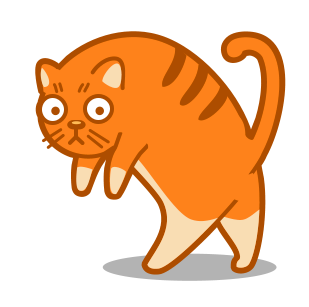
#> input picture cat.png, 309 x 307 px, found by its file name
$ jupyter execute workshop_ai_informatica.ipynb   (shell and % lines are left out)
#> lines starting #> are read from the running program, lines starting #| are printed output that depends on the picture
# 🏥 AI-Doctor Workshop - Kun jij een computer leren om een aponeurose te herkennen?

Welkom bij deze workshop over kunstmatige intelligentie! We gaan een computer leren om röntgenfoto's van tanden te bekijken en te bepalen of iemand een aponeurose heeft gehad of niet.

## 🚀 Hoe werkt dit?

Dit bestand is een *Jupyter Notebook*: een soort digitaal werkboek waar tekst (zoals dit) en programmeercode door elkaar staan. Je kunt de grijze vakjes met code laten draaien door erop te klikken en dan **Shift + Enter** te drukken.

**⚠️ BELANGRIJK:** Begin met het draaien van de cel hieronder, anders werkt niets!

**Lessen:** Je za in deze twee lessen leren
<ul>
<li> hoe een computer een plaatje bewerkt </li>
<li> hoe convoluties patronen herkennen in plaatjes </li>
<li> hoe je een eigen AI-model kan trainen </li>
<li> hoe je de prestaties van je AI-model kan evalueren. </li>
</ul>

### Code uitvoeren: Tools importeren

Druk op het Run knopje hieronder om dit programma uit te voeren. Dit programma laad alle nodige bibliotheken.

[cell 1]
# 📦 Alle tools en bibliotheken laden die we nodig hebben
# Dit is zoals het uitpakken van een gereedschapskist

import pip

import numpy as np
import os
from glob import glob
import torch
from IPython.display import display, clear_output
import matplotlib.pyplot as plt
import torch.nn.functional as F

print("🔧 Installeren van speciale medische data tools...")

print("🔧 Installeren van tools voor medische beelden...")
import SimpleITK as sitk

print("📂 Downloaden van voorbeeld bestanden...")

print("✅ Alles klaar! Laten we beginnen!")

## 🤖 Hoe kan een computer beelden "zien"?

Stel je voor: je bent tandarts en elke dag moet je tientallen röntgenfoto's bekijken om te zien of patiënten een aponeurose hebben gehad. Na een paar uur word je moe en kun je dingen over het hoofd zien. Maar wat als een computer je kon helpen die nooit moe wordt?

## 🎯 Onze missie vandaag:
We gaan een slimme computer maken die automatisch kan zien of iemand een aponeurose heeft gehad op een röntgenfoto.

**Fun fact:** Computers zijn soms zelfs beter dan mensen in het herkennen van bepaalde patronen op medische foto's! 🤯

### 🖼️ Hoe "ziet" een computer eigenlijk een foto?

Voor jou is een foto gewoon een foto. Maar voor een computer is het heel anders!

**Voor mensen:** 👁️ Wij zien vormen, kleuren, objecten
**Voor computers:** 🔢 Een computer ziet alleen maar getallen

Elke foto wordt opgeslagen als een gigantische tabel vol getallen. Elk vakje in die tabel heet een **pixel** en bevat een getal dat zegt hoe licht of donker dat stukje van de foto is.

- **Zwart-wit foto:** 1 tabel met getallen van 0 (zwart) tot 255 (wit)
- **Kleurenfoto:** 3 tabellen: één voor rood, één voor groen, en één voor blauw.

**De Pillow library in Python**

De Python Imaging Library (PIL) is een van de oudste en meest gebruikte bibliotheken in Python voor het bewerken, analyseren en genereren van afbeeldingen. De originele PIL wordt niet meer actief onderhouden; de moderne, volledig compatibele opvolger heet Pillow.

📌 Wat PIL/Pillow precies is

PIL/Pillow is een Python-bibliotheek die het eenvoudig maakt om met allerlei afbeeldingsformaten te werken. Je kunt er afbeeldingen mee openen, converteren, bewerken, analyseren en opslaan in tientallen formaten zoals PNG, JPEG, GIF, TIFF en BMP.

🧰 Belangrijkste mogelijkheden

<ul>
<li>Openen en opslaan van afbeeldingen in veel formaten.</li>

<li>Bewerken: bijsnijden, roteren, spiegelen, schalen, filters toepassen.</li>

<li>Tekenen: tekst, lijnen, vormen toevoegen via ImageDraw. </li>

<li>Kleurbewerkingen: helderheid, contrast, kleurkanalen, conversies (RGB ↔︎ grayscale).</li>

<li>Pixelmanipulatie: individuele pixels uitlezen of aanpassen.</li>

<li>Compositing: lagen combineren, transparantie, maskers.</li>
</ul>

Laten we dit eens bekijken met een voorbeeld:

[cell 2]
from PIL import Image, ImageFilter

img_kat = Image.open("WorkshopCNNs/cat.png")
#> img_kat is the input picture: PIL image 309x307 RGBA; mean R, G, B, A 243.3, 200.6, 164.4, 255
img_kat

Om de grootte van een plaatje te zien gebruik je het commando `img.size`, deze geeft het aantal pixels waaruit het plaatje is gemaakt.

[cell 3]
#Vraag: Uit hoeveel pixels bestaat het plaatje cat.png?
img_kat.size
#> Out = (309, 307)

Een afbeelding kan je beschouwen als een array met afmetingen im.size. Elke pixel wordt gerepresenteerd met een 4-tuple die de hoeveelheid rood, groen, blauw en de alpha (ondoorzichtigheid of opaciteit) van die pixel weergeeft op een schaal van 0 tot 255. Je kan deze waarde aflezen met `getpixel` en aanpassen met `putpixel`.

[cell 4]
# Vraag: Welke kleur heeft pixel (150, 150)?

print(img_kat.getpixel((150, 159)))
#| (254, 130, 27, 255)

[cell 5]
# Wat doet het onderstaande programma?

img2 = Image.new('RGBA', (200, 200), color = 'blue' )
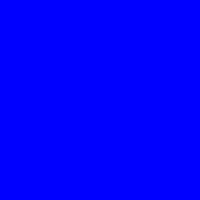
#> img2: PIL image 200x200 RGBA; mean R, G, B, A 0, 0, 255, 255
for i in range(200):
    img2.putpixel((i, i), (255, 0, 0, 255))
for i in range(200):
    img2.putpixel((199-i, i), (100, 0, 0, 50))
img2

**Oefening:** Maak een plaatje van (200, 200) pixels, dat blauw is en teken de twee diagonale met twee verschillende kleuren.

# Stap 1 om een AI-Doctor te trainen - Convoluties

---

<span style="color:blue">

### Code uitvoeren: Afbeeldingen openen

Voer dit programma uit om afbeeldingen te kunnen openen en bekijken

</span>

[cell 6]
# 🛠️ Handige functies om afbeeldingen te openen en te bekijken

def open_img(path):
    """Deze functie opent een afbeelding - zoals het openen van een boek!"""
#> called with path = 'WorkshopCNNs/Xrays_without/108.png'
    if path.endswith('.png'):
        return np.array(Image.open(path).convert('L'))
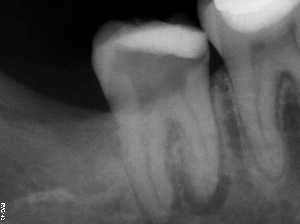
#> input picture Xrays_without/108.png, 300 x 224 px, found by its file name
#> returned value is the input picture: shape (224, 300); min 0, max 255, mean 84.5
    elif path.endswith('.mhd'):
        return sitk.GetArrayFromImage(sitk.ReadImage(path))[32,:,:] # return 1 slice of the image

def visualize(img, clim=[-300,450]):
    """Deze functie laat een afbeelding zien - zoals het aandoen van het licht!"""
    plt.imshow(img, cmap='gray', clim=clim)
#> (this line was passed over: IPython is not available in this run)
    plt.axis('off')  # Geen getallen op de randen
#> (this line was passed over: IPython is not available in this run)
    plt.show()

print("🎨 Functies geladen! Klaar om afbeeldingen te bekijken!")

[cell 7]
# 📸 Laten we onze eerste medische afbeelding bekijken!

print("🏥 Laden van een röntgenfoto van de tand...")

# Het pad naar onze afbeelding
img_path = 'WorkshopCNNs/Xrays_without/108.png'
img = open_img(img_path)

print("✨ Hier is de röntgenfoto:")
visualize(img)

print("\n🤔 Dit is hoe een computer deze foto 'ziet', een tabel vol getallen")

## 🔍 Vraag: Hoeveel pixels zitten er in deze foto?

Net zoals een puzzel uit puzzelstukjes bestaat, bestaat een digitale foto uit pixels: kleine, vierkante blokjes. Laten we eens kijken hoeveel "puzzelstukjes" onze röntgenfoto heeft:

[cell 8]
# 🧮 Laten we de pixels tellen!

print("📐 De afmetingen van onze foto zijn:")
vorm = np.shape(img)
#> vorm = (224, 300)
print(f"   Hoogte: {vorm[0]} pixels")
#|    Hoogte: 224 pixels
print(f"   Breedte: {vorm[1]} pixels")
#|    Breedte: 300 pixels

# Bereken het totale aantal pixels
totaal_pixels = vorm[0] * vorm[1]
#> totaal_pixels = 67200
print(f"\n🎯 Totaal aantal pixels: {totaal_pixels:,}")
#| 🎯 Totaal aantal pixels: 67,200
print(f"   Dat zijn meer dan {totaal_pixels/1000:.0f} duizend kleine puntjes!")
#|    Dat zijn meer dan 67 duizend kleine puntjes!

print(f"\n🤯 Stel je voor: de computer moet al deze {totaal_pixels:,} getallen bekijken om te begrijpen wat er in de foto staat!")
#| 🤯 Stel je voor: de computer moet al deze 67,200 getallen bekijken om te begrijpen wat er in de foto staat!

## 🔍 De kracht van "Convoluties": Hoe computers patronen herkennen!

Stel je voor dat je een detective bent die naar aanwijzingen zoekt in een foto. Je zou een vergrootglas gebruiken om elk deel van de foto zorgvuldig te bekijken, toch?

Een **convolutie** werkt precies zo! Het is als een slim vergrootglas dat over de hele foto schuift en op elk plekje kijkt: "Hmm, past dit patroon hier?"

### 🕵️ Hoe werkt het?

1. **De Kernel:** Dit is ons "vergrootglas": een kleine tabel met getallen die een bepaald patroon beschrijft
2. **Het Schuiven:** We bewegen dit vergrootglas over elke pixel van de foto
3. **Het Vergelijken:** Op elke plek kijken we hoe goed het patroon overeenkomt
4. **Het Resultaat:** We krijgen een nieuwe foto die laat zien waar we ons patroon gevonden hebben!

### 🎯 Wat kunnen we ermee vinden?
- **Verticale lijnen** (zoals de randen van botten)
- **Horizontale lijnen** (zoals ribben)
- **Vervaging wegwerken** (foto's scherper maken)
- **Objecten verschuiven** (cool trucje!)
- **Veel meer...**

Laten we het uitproberen! 🚀

[cell 9]
# 🎬 Convolutie-animatie

def apply_conv(image, kernel, iter=1):
    """
    Deze functie past een convolutie toe op een afbeelding.
    Het is als een filmpje dat laat zien hoe de foto verandert!
    """
    image, kernel = torch.from_numpy(image).float(), torch.from_numpy(kernel).float()
    img_shape, kernel_shape = image.shape, kernel.shape
    fig, ax = plt.subplots(1,1, figsize=(8, 6))

    print(f"🎭 Bezig met {iter} convolutie(s) toepassen...")

    for level in range(iter):
        image = F.conv2d(image.reshape(1,1, img_shape[0], img_shape[1]),
                         kernel.reshape(1,1, kernel_shape[0], kernel_shape[1]),
                         padding='same').squeeze()
        ax.clear()
        ax.imshow(image.numpy(), cmap='gray', clim=[-300,450])
        ax.set_title(f'🔄 Convolutie #{level+1} - Zie hoe de foto verandert!', fontsize=14)
        ax.axis('off')
        display(fig)
        clear_output(wait=True)
        plt.pause(0.3)  # Wat langzamer zodat je het beter kunt zien

    plt.close()
    print(f"✨ Klaar! De convolutie is {iter} keer toegepast!")

## 🌫️ Experiment 1: De waas(Smoothing)

Deze kernel maakt de foto **waziger**! Het is alsof je door een beslagen raam kijkt.

### 🤓 Hoe werkt het?
In plaats van een pixel te kopiëren, neemt deze kernel het **gemiddelde** van een pixel en al zijn buren. Hierdoor verdwijnen scherpe randen en wordt alles zachter.

### 🔬 Experimenteer!
Probeer de getallen in de kernel te veranderen - wat gebeurt er dan?

[cell 10]
# 🌫️ De waas!

print("🔧 Maken van een 'smoothing' kernel...")
print("   Deze kernel neemt van elke pixel het gemiddelde met zijn buren!")

# Een smoothing kernel - let op de speciale getallen!
kernel = np.array([[1, 2, 1],     # Hoeken tellen voor 1, zijkanten voor 2
                   [2, 4, 2],     # Het midden telt het zwaarst (4)
                   [1, 2, 1]]) * 1/16  # Deel door 16 om het gemiddelde te krijgen

print("🧮 Wiskundig trucje: alle getallen bij elkaar = 16")
print("   Daarom delen we door 16 - zo krijgen we het gemiddelde!")

print("\n🎬 Kijk hoe de foto steeds waziger wordt:")

n_iters = 20

apply_conv(img, kernel, n_iters)
#> (the call stopped at in apply_conv, `image, kernel = torch.from_numpy(image).float(), torch.from_numpy(kern..`: torch is not available in this run)

print("\n💡 Cool detail: medische scanners gebruiken dit ook om ruis weg te halen!")
print("🔬 Probeer de getallen in de kernel te veranderen - wat gebeurt er dan?")

## 🔍 Experiment 2: De lijndetective!

Deze kernel kan **verticale lijnen** vinden in de foto - zoals de randen van botten!

### 🕵️ Hoe werkt de detective?
- **+1 waarden:** "Zoek naar lichte plekjes hier"
- **-1 waarden:** "Zoek naar donkere plekjes hier"
- **0 waarden:** "Dit interesseert me niet"

Verticale lijnen hebben lichte en donkere kanten naast elkaar - precies wat deze kernel zoekt!

[cell 11]
# 🔍 De Verticale Lijndetective

print("🕳️ Maken van een 'verticale lijn detector'...")
print("   Deze kernel zoekt naar verticale randen - zoals de zijkanten van botten!")

# Verticale lijn detector
kernel = np.array([[1,  0, -1],   # Links licht (+1), rechts donker (-1)
                   [1,  0, -1],   # Dit patroon herhaalt zich
                   [1,  0, -1]])  # Zo vind je verticale lijnen!

print("\n🧠 Slim he? Deze kernel zegt:")
print("   'Als links licht is en rechts donker, dan is hier een verticale lijn!'")

print("\n🎬 Kijk hoe de verticale lijnen oplichten:")

# Deze hoeven we maar 1 keer toe te passen!
n_iters = 1
apply_conv(img, kernel, n_iters)
#> (the call stopped at in apply_conv, `image, kernel = torch.from_numpy(image).float(), torch.from_numpy(kern..`: torch is not available in this run)

print("\n✨ Zie je de verticale randen van de tanden oplichten?")
print("\n🏆 UITDAGING: Probeer nu een horizontale lijndetector te maken")

## 🏆 NIEUWE UITDAGING:
**Kun jij een kernel maken die horizontale lijnen vindt?** En wat gebeurt er als je alle +1 en -1 omwisselt?

Bekijk de code hieronder en vul de matrix in opdat deze als een kernel werkt die horizontale lijnen vindt.

[cell 12]
# 🔍 De Horizontale Lijndetective

print("🕳️ Maken van een 'horizontale lijn detector'...")
print("   Deze kernel zoekt naar horizontale randen - zoals de zijkanten van botten!")

# Verticale lijn detector
kernel = np.array([[-1,  -1, -1],   # Boven licht (+1), onder donker (-1)
                   [0,  0, 0],   # Dit patroon herhaalt zich
                   [1,  1, 1]])  # Zo vind je verticale lijnen!

print("\n🧠 Slim he? Deze kernel zegt:")
print("   'Als boven licht is en onder donker, dan is hier een horizontale lijn!'")

print("\n🎬 Kijk hoe de horizontale lijnen oplichten:")

# Deze hoeven we maar 1 keer toe te passen!
n_iters = 1
apply_conv(img, kernel, n_iters)
#> (the call stopped at in apply_conv, `image, kernel = torch.from_numpy(image).float(), torch.from_numpy(kern..`: torch is not available in this run)

print("\n✨ Zie je de horizontale randen van de tanden oplichten?")

## 🎮 Experiment 3: De verschuiving

Nu wordt het leuk! We gaan onze eerste "kernel" (het vergrootglas) uitproberen. Deze kernel kan iets heel bijzonders: **hij verschuift de hele foto naar links!**

### 🤔 Denk na:
- Wat zou er gebeuren als we dit 20 keer achter elkaar doen?
- Zou de foto helemaal verdwijnen aan de linkerkant?

**Druk op de cel hieronder en kijk wat er gebeurt!** 👀

[cell 13]
# 🎯 Experiment 3: Foto naar links verschuiven!

print("🔧 Maken van een 'links-verschuif' kernel...")
print("   Deze 3x3 tabel zegt: neem elke pixel en zet hem één plekje naar links!")

# Onze kernel:
kernel = np.array([[0, 0, 0],    # Bovenste rij: doe niets
                   [0, 0, 1],    # Middelste rij: verschuif naar links (1 betekent "kopieer hier")
                   [0, 0, 0]])   # Onderste rij: doe niets

print("\n🎬 En... actie! Kijk hoe de foto steeds verder naar links schuift:")
print("   (Dit kan even duren - blijf kijken!)")

# Pas het 20 keer toe - zie het schuiven!
n_iters = 20
apply_conv(img, kernel, n_iters)
#> (the call stopped at in apply_conv, `image, kernel = torch.from_numpy(image).float(), torch.from_numpy(kern..`: torch is not available in this run)

print("\n🎉 Mooi toch? De hele foto is naar links 'gelopen'!")

## 🎮 Experiment 4: Naar boven zweven

Nu proberen we iets anders - we laten de foto naar **boven** zweven!

### 🏆 UITDAGING VOOR JOU:
Na dit experiment: **kun jij een kernel maken die de foto schuin naar rechts-onder laat bewegen?**
(Tip: je moet de juiste plek vinden om het getal "1" neer te zetten!)

[cell 14]
# 🚁 Experiment 4: Foto Naar Boven Laten Zweven!

print("🔧 Maken van een 'omhoog-zweef' kernel...")
print("   Deze kernel zegt: til elke pixel één plekje omhoog!")

# Onze zweef-kernel:
kernel = np.array([[0, 0, 0],    # Bovenste rij: doe niets
                   [0, 0, 0],    # Middelste rij: doe niets
                   [0, 1, 0]])   # Onderste rij: kopieer naar boven (midden)

print("\n🎬 Kijk hoe de foto omhoog zweeft als een ballon! 🎈")

# Laat het 20 keer omhoog zweven
n_iters = 20
apply_conv(img, kernel, n_iters)
#> (the call stopped at in apply_conv, `image, kernel = torch.from_numpy(image).float(), torch.from_numpy(kern..`: torch is not available in this run)
